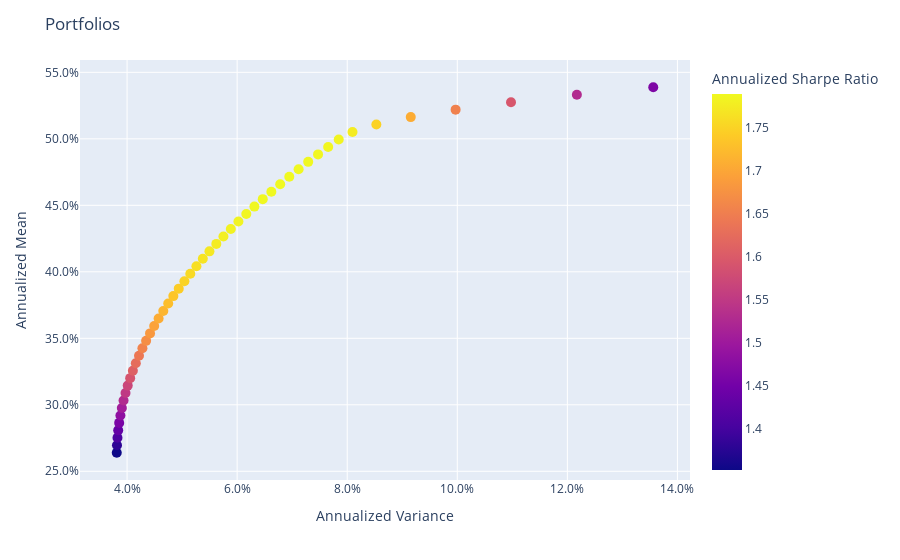

Source (notebook cell):
### Code cell
fig = efficient_frontier.plot_measures(
    x=RiskMeasure.ANNUALIZED_VARIANCE,
    y=PerfMeasure.ANNUALIZED_MEAN,
    color_scale=RatioMeasure.ANNUALIZED_SHARPE_RATIO,
    hover_measures=[
        RiskMeasure.MAX_DRAWDOWN, 
        RatioMeasure.ANNUALIZED_SORTINO_RATIO, 
        RiskMeasure.WORST_REALIZATION],
    ]
)
show(fig)

### Figure 1 — Plotly figure (JSON) as saved in the notebook; plotly's stock layout.template omitted (floating-point values rounded to 4 significant figures; data arrays with more than 128 entries replaced by an {"elided": "..."} marker saying what was removed)
{"data": [{"customdata": {"elided": "50x5 mixed values"}, "hovertemplate": "<b>%{hovertext}</b><br><br>tag=%{customdata[0]}<br>Annualized Variance=%{x:.3f}<br>Annualized Mean=%{y:.3f}<br>MAX Drawdown=%{customdata[1]:.3f}<br>Annualized Sortino Ratio=%{customdata[2]:.3f}<br>Worst Realization=%{customdata[3]:.3f}<br>Annualized Sharpe Ratio=%{marker.color:.3f}<extra></extra>", "hovertext": ["ptf0 - MeanRisk", "ptf1 - MeanRisk", "ptf2 - MeanRisk", "ptf3 - MeanRisk", "ptf4 - MeanRisk", "ptf5 - MeanRisk", "ptf6 - MeanRisk", "ptf7 - MeanRisk", "ptf8 - MeanRisk", "ptf9 - MeanRisk", "ptf10 - MeanRisk", "ptf11 - MeanRisk", "ptf12 - MeanRisk", "ptf13 - MeanRisk", "ptf14 - MeanRisk", "ptf15 - MeanRisk", "ptf16 - MeanRisk", "ptf17 - MeanRisk", "ptf18 - MeanRisk", "ptf19 - MeanRisk", "ptf20 - MeanRisk", "ptf21 - MeanRisk", "ptf22 - MeanRisk", "ptf23 - MeanRisk", "ptf24 - MeanRisk", "ptf25 - MeanRisk", "ptf26 - MeanRisk", "ptf27 - MeanRisk", "ptf28 - MeanRisk", "ptf29 - MeanRisk", "ptf30 - MeanRisk", "ptf31 - MeanRisk", "ptf32 - MeanRisk", "ptf33 - MeanRisk", "ptf34 - MeanRisk", "ptf35 - MeanRisk", "ptf36 - MeanRisk", "ptf37 - MeanRisk", "ptf38 - MeanRisk", "ptf39 - MeanRisk", "ptf40 - MeanRisk", "ptf41 - MeanRisk", "ptf42 - MeanRisk", "ptf43 - MeanRisk", "ptf44 - MeanRisk", "ptf45 - MeanRisk", "ptf46 - MeanRisk", "ptf47 - MeanRisk", "ptf48 - MeanRisk", "ptf49 - MeanRisk"], "legendgroup": "", "marker": {"color": [1.352, 1.38, 1.407, 1.433, 1.458, 1.483, 1.506, 1.528, 1.55, 1.57, 1.589, 1.607, 1.624, 1.64, 1.656, 1.67, 1.683, 1.695, 1.706, 1.717, 1.726, 1.735, 1.743, 1.75, 1.757, 1.762, 1.767, 1.772, 1.776, 1.779, 1.782, 1.784, 1.786, 1.787, 1.788, 1.789, 1.789, 1.789, 1.788, 1.788, 1.787, 1.785, 1.783, 1.775, 1.749, 1.707, 1.653, 1.592, 1.528, 1.463], "coloraxis": "coloraxis", "size": 10, "symbol": "circle"}, "mode": "markers", "name": "", "orientation": "v", "showlegend": false, "type": "scatter", "x": [0.03812, 0.03816, 0.03825, 0.03838, 0.03856, 0.03878, 0.03905, 0.03936, 0.03972, 0.04012, 0.04056, 0.04105, 0.04159, 0.04216, 0.04279, 0.04346, 0.04417, 0.04493, 0.04573, 0.04658, 0.04747, 0.04841, 0.04939, 0.05041, 0.05148, 0.0526, 0.05376, 0.05497, 0.05621, 0.05751, 0.05885, 0.06023, 0.06166, 0.06313, 0.06465, 0.06621, 0.06782, 0.06947, 0.07117, 0.07291, 0.0747, 0.07654, 0.07846, 0.08096, 0.0853, 0.09154, 0.0997, 0.1098, 0.1217, 0.1356], "xaxis": "x", "y": [0.2639, 0.2695, 0.2752, 0.2808, 0.2864, 0.292, 0.2976, 0.3032, 0.3088, 0.3144, 0.32, 0.3256, 0.3312, 0.3369, 0.3425, 0.3481, 0.3537, 0.3593, 0.3649, 0.3705, 0.3761, 0.3817, 0.3873, 0.393, 0.3986, 0.4042, 0.4098, 0.4154, 0.421, 0.4266, 0.4322, 0.4378, 0.4434, 0.449, 0.4547, 0.4603, 0.4659, 0.4715, 0.4771, 0.4827, 0.4883, 0.4939, 0.4995, 0.5051, 0.5107, 0.5164, 0.522, 0.5276, 0.5332, 0.5388], "yaxis": "y"}], "layout": {"coloraxis": {"colorbar": {"title": {"text": "Annualized Sharpe Ratio"}}, "colorscale": [[0, "#0d0887"], [0.1111, "#46039f"], [0.2222, "#7201a8"], [0.3333, "#9c179e"], [0.4444, "#bd3786"], [0.5556, "#d8576b"], [0.6667, "#ed7953"], [0.7778, "#fb9f3a"], [0.8889, "#fdca26"], [1, "#f0f921"]]}, "legend": {"title": {"text": "tag"}, "tracegroupgap": 0, "x": 1.25, "xanchor": "left", "y": 0.96, "yanchor": "top"}, "margin": {"t": 60}, "title": {"text": "Portfolios"}, "xaxis": {"anchor": "y", "domain": [0, 1], "tickformat": ",.1%", "title": {"text": "Annualized Variance"}}, "yaxis": {"anchor": "x", "domain": [0, 1], "tickformat": ",.1%", "title": {"text": "Annualized Mean"}}}}
